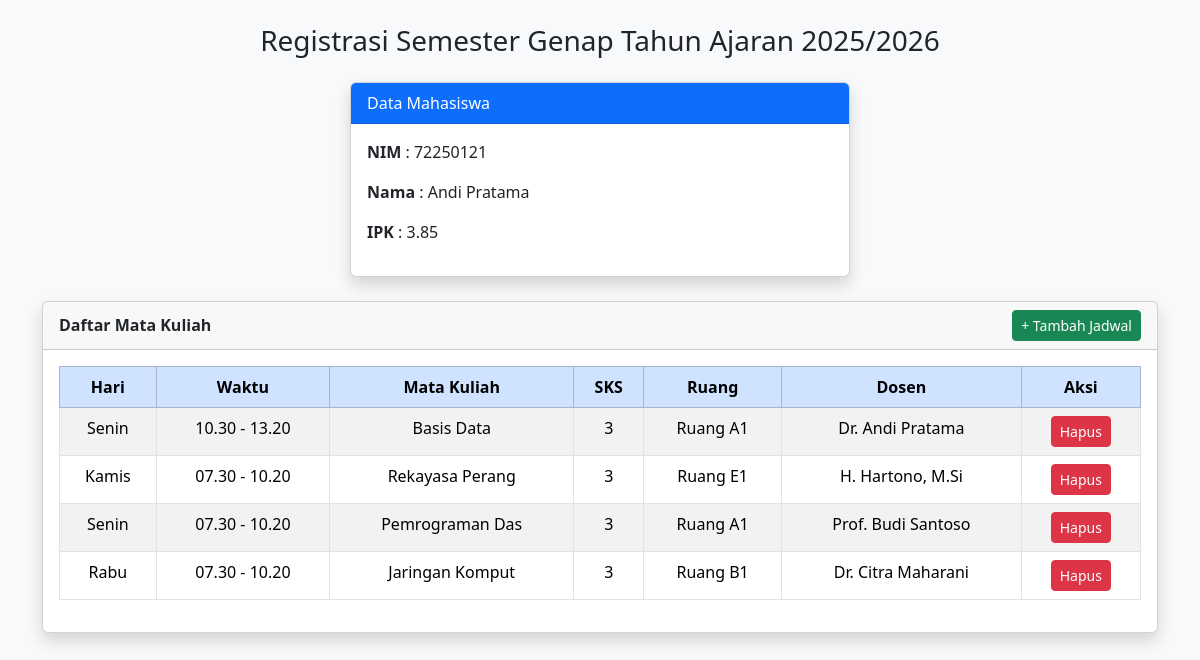
Screenshot of /registrasi.php (signed in) with the database file from the repository.
### tables this page shows
CREATE TABLE `mahasiswa` (
  `nim` char(8) NOT NULL,
  `nama` varchar(30) NOT NULL,
  `password` varchar(150) NOT NULL
);

CREATE TABLE `mata_kuliah` (
  `kode_mk` char(16) NOT NULL,
  `nama_mk` varchar(15) NOT NULL,
  `sks` int(11) NOT NULL
);

CREATE TABLE `jadwal` (
  `id_jadwal` int(11) NOT NULL,
  `hari` enum('Senin','Selasa','Rabu','Kamis','Jumat') NOT NULL,
  `waktu` enum('07.30 - 10.20','10.30 - 13.20','13.30 - 16.20','16.30 - 19.20') NOT NULL,
  `kode_mk` char(6) NOT NULL,
  `nik` char(7) NOT NULL,
  `kode_ruang` int(11) NOT NULL
);

CREATE TABLE `ruang` (
  `kode_ruang` int(7) NOT NULL,
  `nama_ruang` varchar(15) NOT NULL
);

CREATE TABLE `dosen` (
  `nik` char(7) NOT NULL,
  `nama` varchar(30) NOT NULL
);

### registrasi.php (the view, shortened to what this page needs)
<?php
include_once("koneksi.php");
?>
<!DOCTYPE html>
<html lang="en">
<head>
    <link href="https://cdn.jsdelivr.net/npm/bootstrap@5.3.2/dist/css/bootstrap.min.css" rel="stylesheet">
</head>
<body class="bg-light">
<div class="container mt-4">
<h3 class="text-center mb-4">
    Registrasi Semester Genap Tahun Ajaran 2025/2026
</h3>
<?php
$nim = $_SESSION['nim'];
$hasil = $conn->query(" SELECT m.nim, m.nama FROM registrasi r JOIN mahasiswa m ON r.nim = m.nim WHERE r.nim = '$nim'");
while($profil = $hasil->fetch_assoc()){
?>
<div class="card shadow mb-4 mx-auto" style="max-width:500px;">
    <div class="card-header bg-primary text-white">
        Data Mahasiswa
    </div>
    <div class="card-body">
        <p><b>NIM</b> : <?= $profil['nim']; ?></p>
        <p><b>Nama</b> : <?= $profil['nama']; ?></p>
        <p><b>IPK</b> : 3.85</p>
    </div>
</div>
<?php } ?>
<div class="card shadow">
    <div class="card-header d-flex justify-content-between align-items-center">
        <b>Daftar Mata Kuliah</b>
        <a href="tambah_jadwal.php" class="btn btn-success btn-sm">
            + Tambah Jadwal
        </a>
    </div>
    <div class="card-body">
        <table class="table table-bordered table-striped text-center">
            <thead class="table-primary">
                <tr>
                    <th>Hari</th>
                    <th>Waktu</th>
                    <th>Mata Kuliah</th>
                    <th>SKS</th>
                    <th>Ruang</th>
                    <th>Dosen</th>
                    <th>Aksi</th>
                </tr>
            </thead>
            <tbody>
            <?php
            $data = $conn->query("
            SELECT
                j.hari,
                j.waktu,
                mk.nama_mk,
                mk.sks,
                rg.nama_ruang,
                d.nama,
                k.id_krs
            FROM registrasi reg
            JOIN krs k ON reg.no_reg = k.no_reg
            JOIN jadwal j ON k.id_jadwal = j.id_jadwal
            JOIN mata_kuliah mk ON j.kode_mk = mk.kode_mk
            JOIN dosen d ON j.nik = d.nik
            JOIN ruang rg ON j.kode_ruang = rg.kode_ruang
            WHERE reg.nim = '$nim'
            ");
            while ($row = $data->fetch_assoc()) {
                echo "<tr>
                        <td>{$row['hari']}</td>
                        <td>{$row['waktu']}</td>
                        <td>{$row['nama_mk']}</td>
                        <td>{$row['sks']}</td>
                        <td>{$row['nama_ruang']}</td>
                        <td>{$row['nama']}</td>
                        <td>
                          <a href='hapus_krs.php?id_krs={$row['id_krs']}' class='btn btn-danger btn-sm'>Hapus</a>
                        </td>
                      </tr>";
            }
            ?>
            </tbody>
        </table>
    </div>
</div>
</div>
</body>
</html>

### rows the page displays
mahasiswa: nim "72250121", nama "Andi Pratama"
mata_kuliah: jadwal.hari "Senin", jadwal.waktu "10.30 - 13.20", nama_mk "Basis Data", sks "3", ruang.nama_ruang "Ruang A1", dosen.nama "Dr. Andi Pratama"
jadwal: hari "Kamis", waktu "07.30 - 10.20", kode_mk.nama_mk "Rekayasa Perang", kode_mk.sks "3", kode_ruang.nama_ruang "Ruang E1", nik.nama "H. Hartono, M.Si"
mata_kuliah: jadwal.hari "Senin", jadwal.waktu "07.30 - 10.20", nama_mk "Pemrograman Das", sks "3", ruang.nama_ruang "Ruang A1", dosen.nama "Prof. Budi Santoso"
jadwal: hari "Rabu", waktu "07.30 - 10.20", kode_mk.nama_mk "Jaringan Komput", kode_mk.sks "3", kode_ruang.nama_ruang "Ruang B1", nik.nama "Dr. Citra Maharani"
